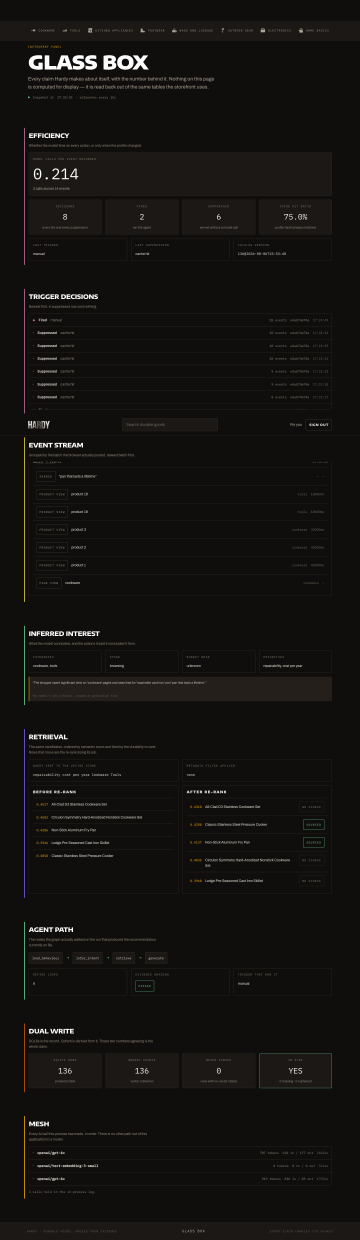
#> input picture debug-v2.png, 1440 x 4957 px, given in place of debug-v2.png.png, which was not available (shown at 1/4 size)
$ python alpha.py ../../debug-v2.png
#> lines starting #> are read from the running program, lines starting #| are printed output that depends on the picture; after the words box and inside, x2 and y2 are one past the last pixel; in counts of white or black regions, pixels touching at a corner belong together; pictures that were not available may be replaced by others from this repository, and a replacement may not be noted
#!/usr/bin/env python3
import pathlib
import sys
from collections import deque

from PIL import Image, ImageFilter

DARK_MAX = 26
MIN_COMPONENT = 2000
FEATHER = 0.6
PAD = 12


def border_connected_dark(src):
    w, h = src.size
    px = src.load()
    dark = bytearray(w * h)
    for y in range(h):
        row = y * w
        for x in range(w):
            r, g, b = px[x, y]
            if 0.2126 * r + 0.7152 * g + 0.0722 * b <= DARK_MAX:
                dark[row + x] = 1

    mask = bytearray(w * h)
    queue = deque()
    for x in range(w):
        for idx in (x, (h - 1) * w + x):
            if dark[idx] and not mask[idx]:
                mask[idx] = 1
                queue.append(idx)
    for y in range(h):
        for idx in (y * w, y * w + w - 1):
            if dark[idx] and not mask[idx]:
                mask[idx] = 1
                queue.append(idx)

    while queue:
        idx = queue.popleft()
        cy, cx = divmod(idx, w)
        for nb, ok in ((idx - 1, cx > 0), (idx + 1, cx < w - 1),
                       (idx - w, cy > 0), (idx + w, cy < h - 1)):
            if ok and dark[nb] and not mask[nb]:
                mask[nb] = 1
                queue.append(nb)

    for start in range(w * h):
        if not dark[start] or mask[start]:
            continue
        component = []
        seen = deque([start])
        mask[start] = 2
        while seen:
            idx = seen.popleft()
            component.append(idx)
            cy, cx = divmod(idx, w)
            for nb, ok in ((idx - 1, cx > 0), (idx + 1, cx < w - 1),
                           (idx - w, cy > 0), (idx + w, cy < h - 1)):
                if ok and dark[nb] and not mask[nb]:
                    mask[nb] = 2
                    seen.append(nb)
        keep = len(component) >= MIN_COMPONENT
        for idx in component:
            mask[idx] = 1 if keep else 0

    return Image.frombytes("L", (w, h), bytes(bytearray(255 if v == 1 else 0 for v in mask)))


def cut(src_path, dst_path):
    src = Image.open(src_path).convert("RGB")
#> src is the input picture: PIL image 1440x4957 RGB; mean R, G, B 20.8, 18.5, 16.2
    w, h = src.size
#> w = 1440; h = 4957
    background = border_connected_dark(src)
#> in border_connected_dark, `return Image.frombytes("L", (w, h), bytes(bytearray(255 if v == 1 else..`:
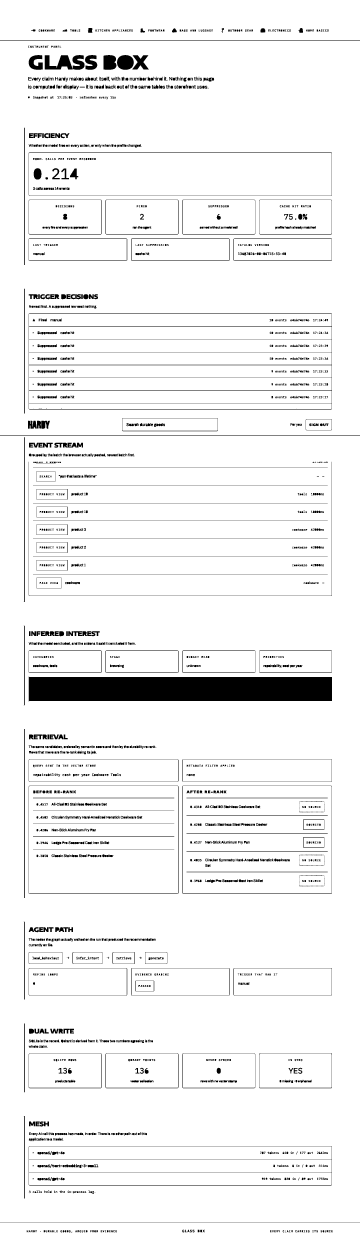
#> returned value: PIL image 1440x4957 L (shown at 1/4 size); 94.6% white; 2535 black regions (416 under 20 px), largest, box (x1, y1, x2, y2) and area: (114, 2707, 1328, 2805) 116454, (115, 1253, 1328, 1638) 17734, (115, 4585, 1328, 4742) 6363
    alpha = background.point(lambda v: 0 if v else 255)
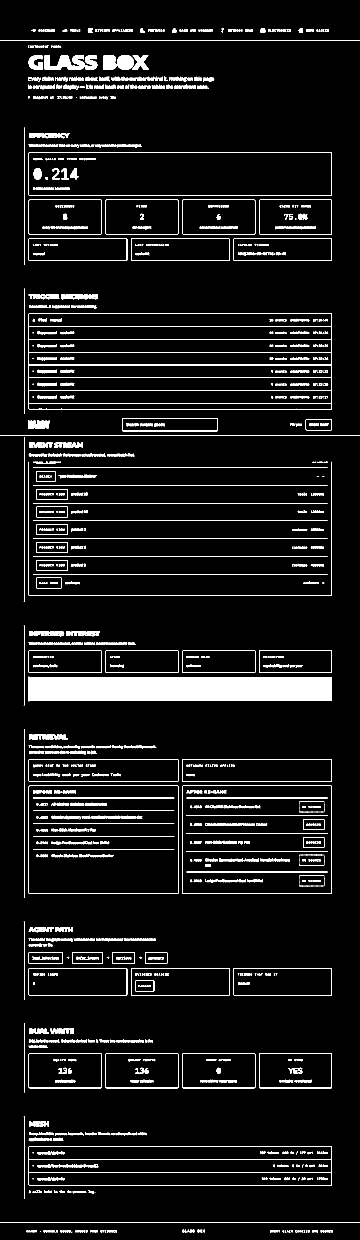
#> alpha: PIL image 1440x4957 L (shown at 1/4 size); 5.4% white; 2535 white regions (416 under 20 px), largest, box (x1, y1, x2, y2) and area: (114, 2707, 1328, 2805) 116454, (115, 1253, 1328, 1638) 17734, (115, 4585, 1328, 4742) 6363
    alpha = alpha.filter(ImageFilter.GaussianBlur(FEATHER))
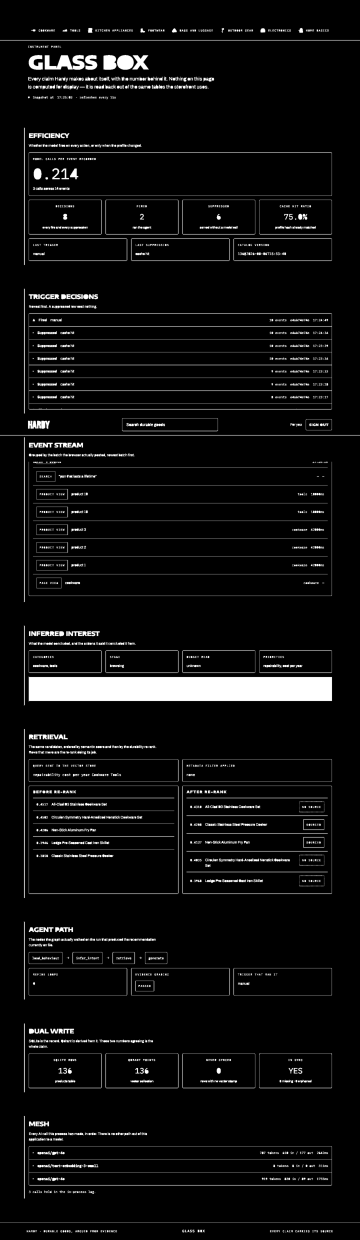
#> alpha: PIL image 1440x4957 L (shown at 1/4 size); min 0, max 255, mean 13.7

    out = src.copy()
    out.putalpha(alpha)
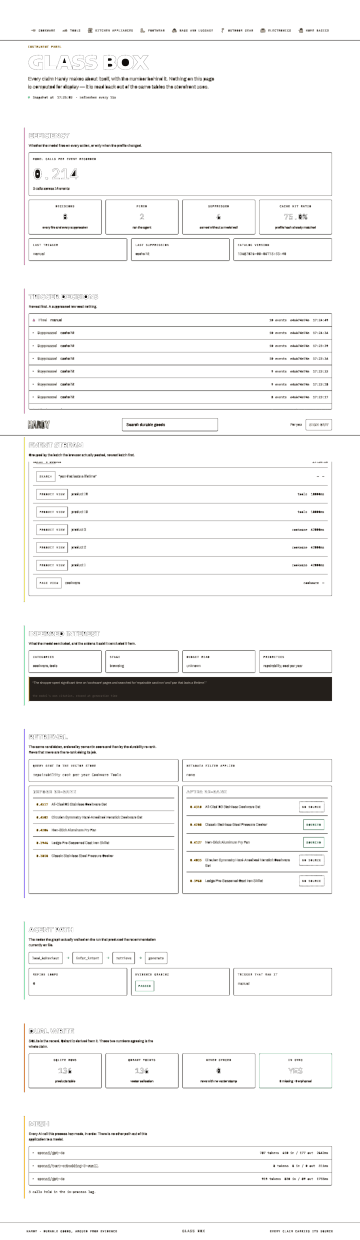
#> out: PIL image 1440x4957 RGBA (shown at 1/4 size); mean R, G, B, A 20.8, 18.5, 16.2, 13.7; transparent parts drawn white
    box = alpha.point(lambda v: 255 if v > 10 else 0).getbbox()
#> box = (0, 111, 1440, 4932)
    if box:
        l, t, r, b = box
#> l = 0; t = 111; r = 1440; b = 4932
        out = out.crop((max(l - PAD, 0), max(t - PAD, 0),
                        min(r + PAD, w), min(b + PAD, h)))
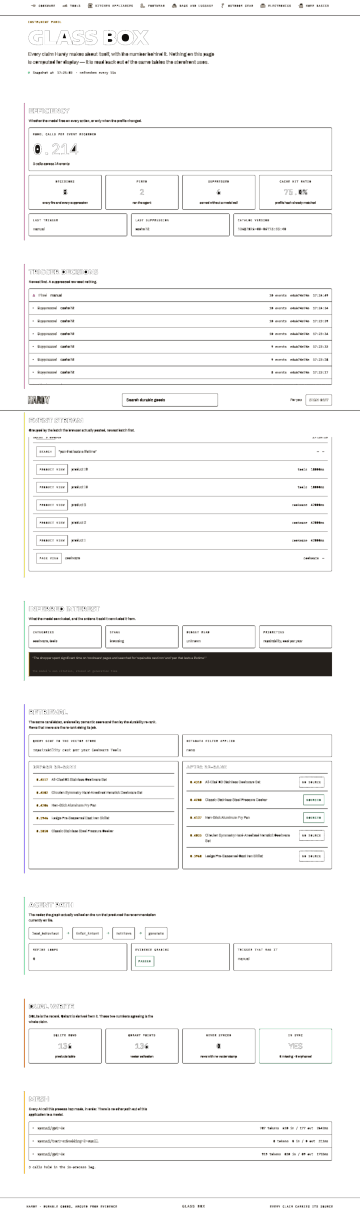
#> out: PIL image 1440x4845 RGBA (shown at 1/4 size); mean R, G, B, A 20.8, 18.6, 16.2, 14.1; transparent parts drawn white
    out.save(dst_path, optimize=True)
    hist = out.getchannel("A").histogram()
#> hist = 256 values, max 6137327 at index 0, min 0 at index 80, mean 27253.1
    n = out.width * out.height
#> n = 6976800
    return out.size, 100 * hist[0] // n


if __name__ == "__main__":
    base = pathlib.Path(__file__).parent
    for name in sys.argv[1:]:
        size, clear = cut(base / "_work" / f"{name}.png", base / f"hardy-{name}.png")
#> size = (1440, 4845); clear = 87
        print(f"hardy-{name}.png  {size[0]}x{size[1]}  transparent={clear}%")
#| hardy-../../debug-v2.png.png  1440x4845  transparent=87%
